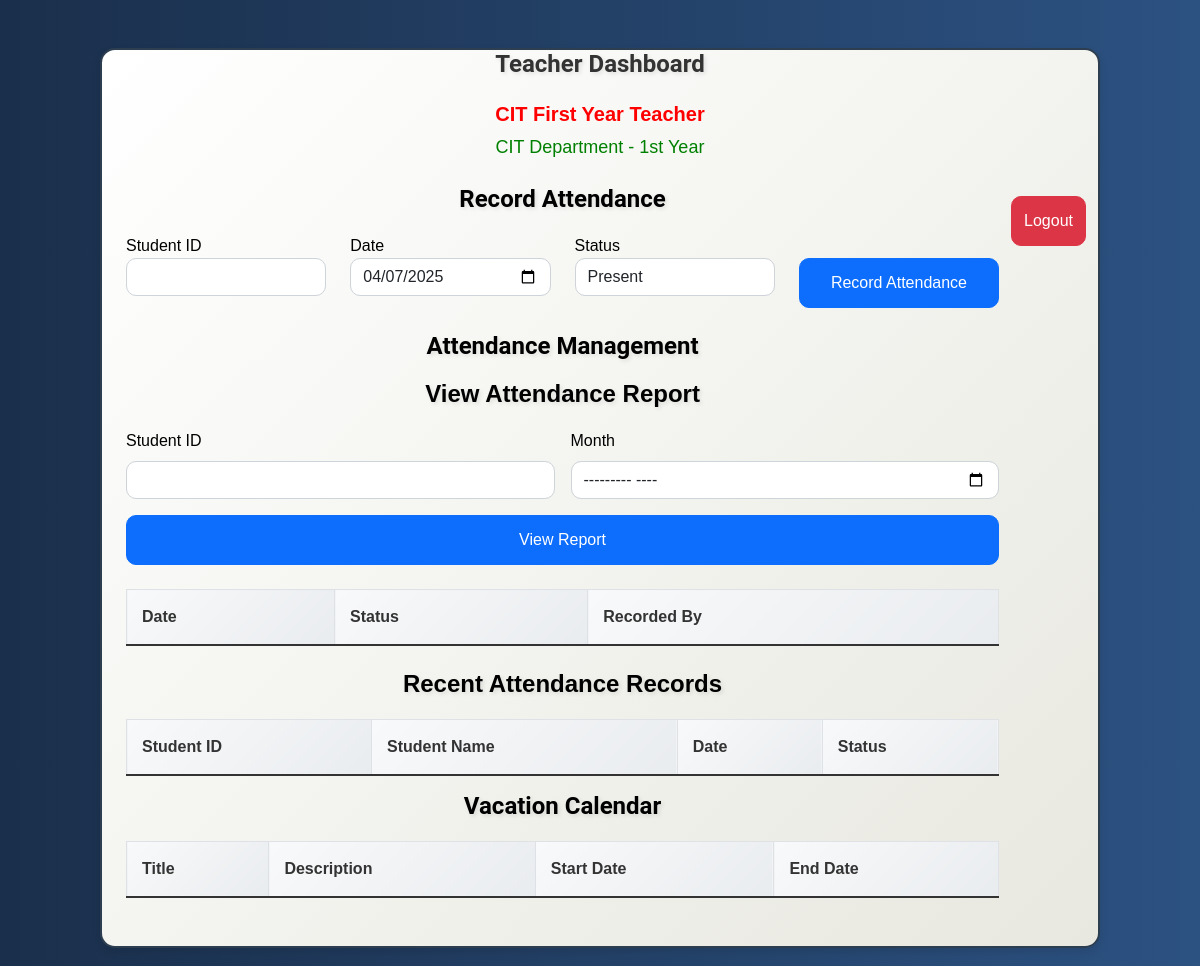
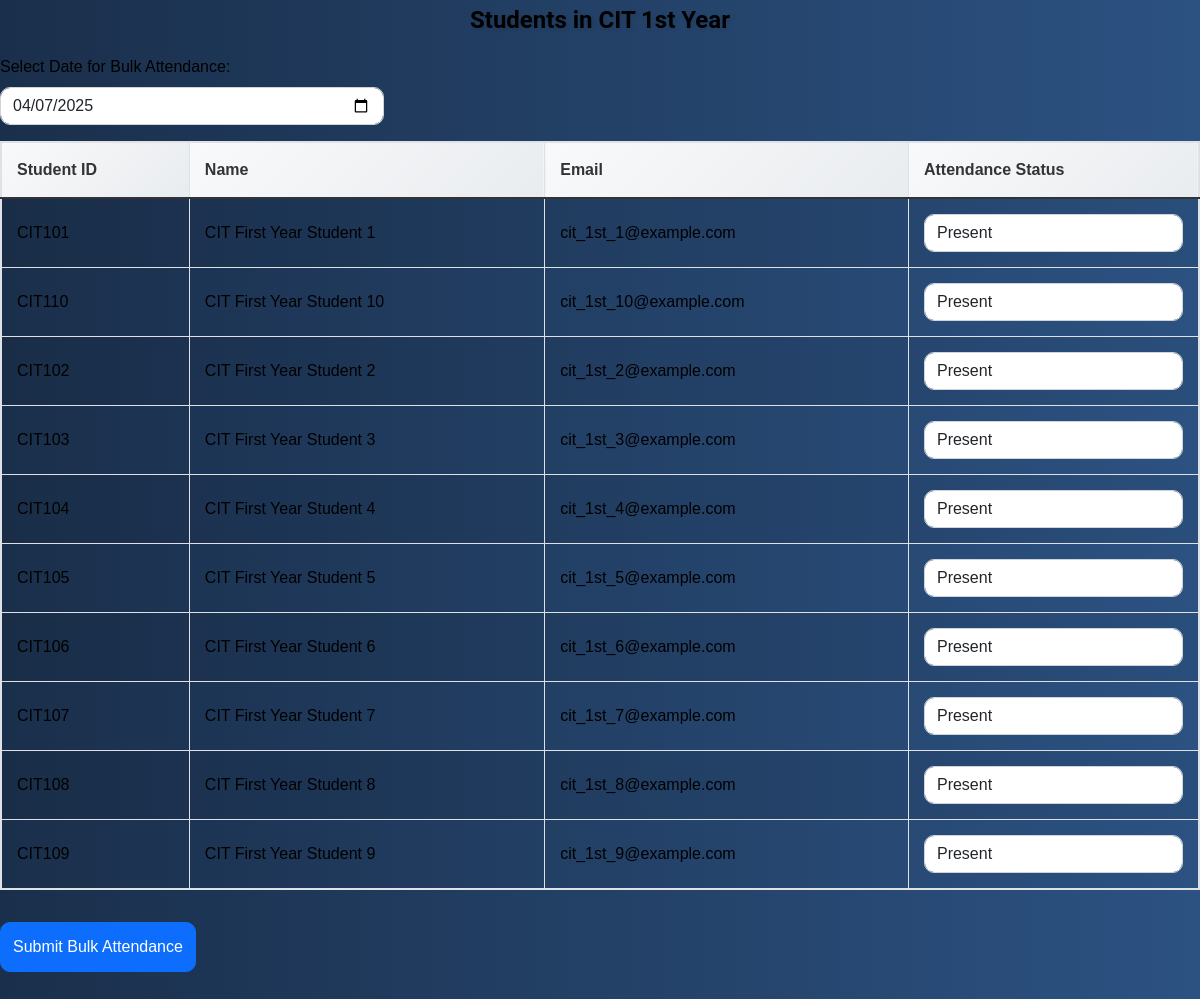
Page /teacher/teacher_dashboard.php (signed in) on the committed database (2 pictures, top to bottom).
### tables this page shows
CREATE TABLE teachers (
    teacher_id VARCHAR(10) PRIMARY KEY,
    name VARCHAR(100),
    email VARCHAR(100),
    class_type ENUM('CIT', 'ELC', 'CIVIL'),
    class_year ENUM('1st', '2nd', '3rd'),
    user_id INT UNIQUE,  
    FOREIGN KEY (user_id) REFERENCES users(id)
);

CREATE TABLE students (
    id INT AUTO_INCREMENT PRIMARY KEY,
    student_id VARCHAR(20) UNIQUE,
    name VARCHAR(100),
    age INT,
    email VARCHAR(100),
    class_type ENUM('CIT', 'ELC', 'CIVIL') NOT NULL,
    class_year ENUM('1st', '2nd', '3rd') NOT NULL,
    user_id INT UNIQUE,  
    FOREIGN KEY (user_id) REFERENCES users(id)
);

### teacher/teacher_dashboard.php (the view, shortened to what this page needs)
<?php
include '..\config.php';
$stmt = mysqli_prepare($conn, "SELECT teacher_id FROM teachers WHERE user_id = ?");
mysqli_stmt_bind_param($stmt, "i", $_SESSION['user_id']);
mysqli_stmt_execute($stmt);
$result = mysqli_stmt_get_result($stmt);
$row = mysqli_fetch_assoc($result);
$teacher_id = $row['teacher_id'];
$teacher_stmt = mysqli_prepare($conn, "SELECT t.name, t.class_type, t.class_year FROM teachers t WHERE t.teacher_id = ?");
mysqli_stmt_bind_param($teacher_stmt, "s", $teacher_id);
mysqli_stmt_execute($teacher_stmt);
$teacher_result = mysqli_stmt_get_result($teacher_stmt);
$teacher_info = mysqli_fetch_assoc($teacher_result);
$teacher_name = $teacher_info['name'];
$class_type = $teacher_info['class_type'];
$class_year = $teacher_info['class_year'];
?>
<!DOCTYPE html>
<html lang="en">
<head>
    <link href="../bootstrap/css/bootstrap.min.css" rel="stylesheet">
</head>
<body>
    <div class="container mt-5">
        <h1>Teacher Dashboard</h1>
        <div class="teacher-info">
            <div class="teacher-name"><?php echo $teacher_name; ?></div>
            <div class="teacher-class"><?php echo $class_type . " Department - " . $class_year . " Year"; ?></div>
        </div>
        <a href="..\logout.php" class="btn btn-danger float-end">Logout</a>
        <div class="row mt-4">
            <div class="col-md-12">
                <h3>Record Attendance</h3>
                <form method="POST" action="record_attendance.php" class="mb-4">
                    <div class="row">
                        <div class="col-md-3">
                            <div class="form-group">
                                <label for="student_id">Student ID</label>
                                <input type="text" class="form-control" id="student_id" name="student_id" required>
                            </div>
                        </div>
                        <div class="col-md-3">
                            <div class="form-group">
                                <label for="date">Date</label>
                                <input type="date" class="form-control" id="date" name="date" required value="<?php echo date('Y-m-d'); ?>">
                            </div>
                        </div>
                        <div class="col-md-3">
                            <div class="form-group">
                                <label for="status">Status</label>
                                <select class="form-control" id="status" name="status" required>
                                    <option value="Present">Present</option>
                                </select>
                            </div>
                        </div>
                        <div class="col-md-3">
                            <div class="form-group">
                                <label>&nbsp;</label>
                                <button type="submit" class="btn btn-primary d-block w-100">Record Attendance</button>
                            </div>
                        </div>
                    </div>
                </form>
                <h3>Attendance Management</h3>
                <div class="mb-4">
                    <h4>View Attendance Report</h4>
                    <form id="viewAttendanceForm" class="row g-3">
                        <div class="col-md-6">
                            <label for="report_student_id" class="form-label">Student ID</label>
                            <input type="text" class="form-control" id="report_student_id" name="student_id" required>
                        </div>
                        <div class="col-md-6">
                            <label for="month" class="form-label">Month</label>
                            <input type="month" class="form-control" id="month" name="month" required>
                        </div>
                        <div class="col-12">
                            <button type="button" class="btn btn-primary d-block w-100" onclick="viewReport()">View Report</button>
                        </div>
                    </form>
                    <div id="attendanceReport" class="mt-4">
                        <table class="table table-striped table-hover">
                            <thead>
                                <tr>
                                    <th>Date</th>
                                    <th>Status</th>
                                    <th>Recorded By</th>
                                </tr>
                            </thead>
                        </table>
                    </div>
                </div>
                <h4>Recent Attendance Records</h4>
                <table class="table">
                    <thead>
                        <tr>
                            <th>Student ID</th>
                            <th>Student Name</th>
                            <th>Date</th>
                            <th>Status</th>
                        </tr>
                    </thead>
                </table>
                <h3>Vacation Calendar</h3>
                <table class="table">
                    <thead>
                        <tr>
                            <th>Title</th>
                            <th>Description</th>
                            <th>Start Date</th>
                            <th>End Date</th>
                        </tr>
                    </thead>
                </table>
            </div>
        </div>
    </div>
    <h3 class="mt-4">Students in <?php echo $class_type . ' ' . $class_year; ?> Year</h3>
    <div class="table-responsive">
        <form action="record_attendance.php" method="post" id="bulkAttendanceForm">
            <div class="row mb-3">
                <div class="col-md-4">
                    <label for="bulk_date" class="form-label">Select Date for Bulk Attendance:</label>
                    <input type="date" class="form-control" id="bulk_date" name="date" value="<?php echo date('Y-m-d'); ?>" required>
                </div>
            </div>
            <table class="table table-striped table-bordered">
                <thead class="table-dark">
                    <tr>
                        <th>Student ID</th>
                        <th>Name</th>
                        <th>Email</th>
                        <th>Attendance Status</th>
                    </tr>
                </thead>
                <tbody>
                    <?php
                    $stmt = mysqli_prepare($conn, "SELECT s.student_id, s.name, s.email FROM students s WHERE s.class_type = ? AND s.class_year = ? ORDER BY s.name");
                    mysqli_stmt_bind_param($stmt, "ss", $class_type, $class_year);
                    mysqli_stmt_execute($stmt);
                    $students_result = mysqli_stmt_get_result($stmt);
                    while ($student = mysqli_fetch_assoc($students_result)) {
                        echo "<tr>";
                        echo "<td>" . htmlspecialchars($student['student_id']) . "</td>";
                        echo "<td>" . htmlspecialchars($student['name']) . "</td>";
                        echo "<td>" . htmlspecialchars($student['email']) . "</td>";
                        echo "<td>";
                        echo "<select name='status[" . htmlspecialchars($student['student_id']) . "]' class='form-control'>";
                        echo "<option value='Present'>Present</option>";
                        echo "</select>";
                        echo "</td>";
                        echo "</tr>";
                    }
                    ?>
                </tbody>
            </table>
            <button type="submit" class="btn btn-primary mt-3">Submit Bulk Attendance</button>
        </form>
    </div>
</body>
</html>

### teacher/teacher_dashboard.php (style rules this page uses)
body { background: linear-gradient(to right, #1a2f4b, #2c5282); font-family: 'Arial', sans-serif; min-height: 100vh; display: flex; flex-direction: column; margin: 0; padding: 0; color: #000; }
.container { flex: 1; margin-top: 2rem; padding-bottom: 2rem; background: linear-gradient(135deg, rgb(255, 255, 255), #e8e8e0); border-radius: 15px; border: 2px solid #2c3e50; box-shadow: 0 4px 8px rgba(0, 0, 0, 0.1); max-width: 1000px; }
h1, h3, h4 { color: #000; font-weight: 600; text-shadow: 2px 2px 4px rgba(0, 0, 0, 0.1); text-align: center; margin-bottom: 20px; }
label { color: #000; font-weight: 500; }
.table th, .table td { padding: 15px; vertical-align: middle; border: 1px solid #dee2e6; text-align: left; color: #000; }
.table thead th { background: linear-gradient(135deg, #f8f9fa, #e9ecef); border-bottom: 2px solid #dee2e6; font-weight: 600; color: #333; }
.table-bordered { border: 2px solid #dee2e6; }
.table-bordered th, .table-bordered td { border: 1px solid #dee2e6; }
.table-bordered thead th, .table-bordered thead td { border-bottom-width: 2px; }
.table-responsive { margin-bottom: 2rem; border-radius: 8px; overflow: hidden; }
h1 { font-family: 'Roboto', sans-serif; color: #333; font-size: 24px; font-weight: bold; margin-bottom: 20px; }
h3 { font-family: 'Roboto', sans-serif; color: #000; font-size: 24px; font-weight: bold; margin-bottom: 20px; }
.btn { border-radius: 10px; padding: 12px; }
.form-control { border-radius: 10px; font-size: 16px; }
.float-end { margin-top: 15px; }
.btn-danger { font-size: 16px; }
.teacher-info { text-align: center; margin-bottom: 20px; }
.teacher-name { color: red; font-size: 20px; font-weight: bold; }
.teacher-class { color: green; font-size: 18px; margin-top: 5px; }

### rows in the picture
teachers: name "CIT First Year Teacher", class_type "CIT", class_year "1st"
students: student "CIT101", name "CIT First Year Student 1", email "cit_1st_1@example.com", student "Present"
students: student "CIT110", name "CIT First Year Student 10", email "cit_1st_10@example.com", student "Present"
students: student "CIT102", name "CIT First Year Student 2", email "cit_1st_2@example.com", student "Present"
students: student "CIT103", name "CIT First Year Student 3", email "cit_1st_3@example.com", student "Present"
students: student "CIT104", name "CIT First Year Student 4", email "cit_1st_4@example.com", student "Present"
students: student "CIT105", name "CIT First Year Student 5", email "cit_1st_5@example.com", student "Present"
students: student "CIT106", name "CIT First Year Student 6", email "cit_1st_6@example.com", student "Present"
students: student "CIT107", name "CIT First Year Student 7", email "cit_1st_7@example.com", student "Present"
students: student "CIT108", name "CIT First Year Student 8", email "cit_1st_8@example.com", student "Present"
students: student "CIT109", name "CIT First Year Student 9", email "cit_1st_9@example.com", student "Present"
